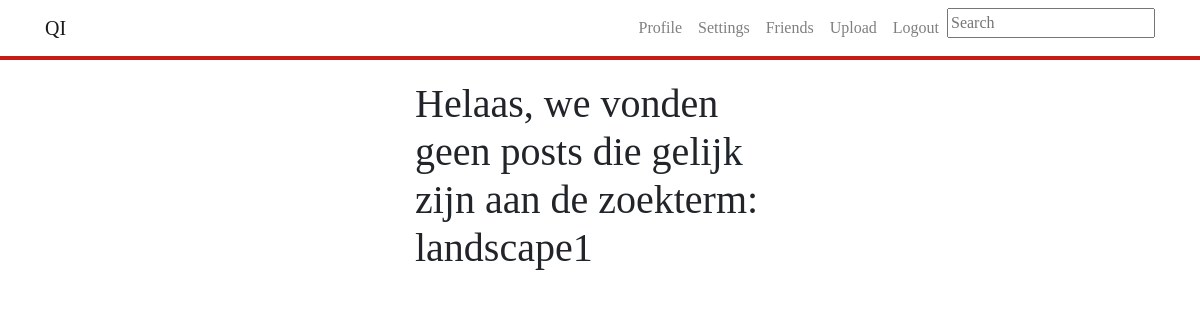
The app's page /search.php?txtSearch=landscape1 (signed in), older data.
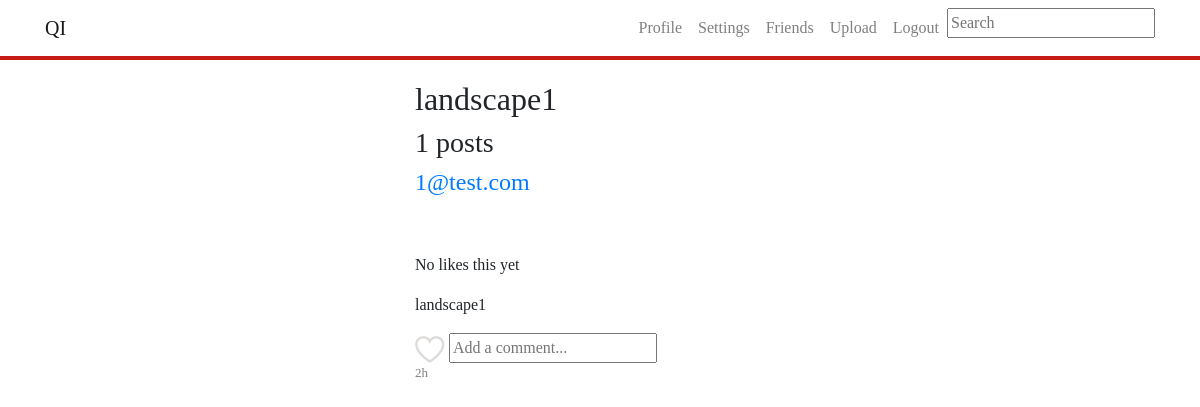
The same page, newer data.
### tables this page shows
CREATE TABLE `posts` (
  `id` int(11) NOT NULL,
  `filelocation` varchar(500) NOT NULL,
  `imageuserid` int(11) NOT NULL,
  `besch` varchar(500) NOT NULL,
  `user` varchar(500) NOT NULL,
  `timestamp` timestamp NOT NULL DEFAULT CURRENT_TIMESTAMP ON UPDATE CURRENT_TIMESTAMP,
  `filter` varchar(20) NOT NULL,
  `location` varchar(255) NOT NULL
);

### classes/postDetails.class.php (called while the page is built, shortened)
<?php
class postDetails{
    public function getPostHour($id){
        $conn = Db::getInstance();
        $postTime = $conn->prepare("SELECT timestamp FROM posts WHERE id = :id");
        $postTime->bindValue(':id', $id);
        $postTime->execute();
        $postTime = $postTime->fetch(PDO::FETCH_ASSOC);
        $currentTime = strtotime(date('Y-m-d H:i:s'));
        $postedTime = strtotime($postTime['timestamp']);
        $difference = $currentTime - $postedTime;
        $days = $difference/60/60/24;
        $hour = $difference/(60*60);
        $minutes = (abs($difference)/60);
        if(number_format($minutes, 0) < 1)
        {
            $result = "A moment ago";
        }
        elseif(number_format($hour, 0) < 1)
        {
            $result = number_format($minutes, 0). " minutes ago" ;
        }
        elseif(number_format($hour, 0) < 24)
        {
            $result = number_format($hour, 0)."h";
        }
        else
        {
            $result = number_format($days, 0)." days ago";
        }
        return $result;
    }
    public function likeCheck($postid){
        $conn = Db::getInstance();
        $likeSenderID = $_SESSION['userid'];
        $likeCheck = $conn->prepare("SELECT * FROM likes WHERE likeimageid = $postid AND likesendid = $likeSenderID");
        $likeCheck->execute();
        if ($likeCheck->rowCount() == 1) {
            return true;
        }
        else{return false;}
    }
    public function getLikes($postid){
    $conn = Db::getInstance();
        $likeCount = $conn->prepare("SELECT likeimageid FROM likes WHERE likeimageid = :likeimageid");
        $likeCount->bindValue(":likeimageid", $postid);
        $likeCount->execute();
        $result = $likeCount->rowCount();
        return $result;
    }
}
?>

### search.php (the view, shortened to what this page needs)
<?php
include_once ('classes/postDetails.class.php');
include_once ('classes/User.class.php');
if(isset($_GET['txtSearch'])) {
    $conn = Db::getInstance();
    $searchKeyword = $_GET['txtSearch'];
    $results = array();
    $statement = $conn->prepare("SELECT * FROM posts WHERE besch LIKE :keywords OR user LIKE :keywords ORDER BY id DESC");
    $statement->bindValue(':keywords', '%' . $searchKeyword . '%');
    $statement->execute();
    if($statement->rowCount() >= 1){
        $results = $statement->fetchAll();
        $countPosts = $statement->rowCount();
    }
    else
    {
        $errorMessage = "Helaas, we vonden geen posts die gelijk zijn aan de zoekterm: ".$_GET['txtSearch'];
    }
}
?><!doctype html>
<html lang="en">
<head>
    <link rel="stylesheet" href="css/feed.css">
    <link rel="stylesheet" href="https://maxcdn.bootstrapcdn.com/bootstrap/4.0.0/css/bootstrap.min.css">
</head>
<?php include_once("includes/nav.inc.php"); ?>
<body>
<div class="indexFeed col-lg-4 mx-auto" style="margin-top: 80px;font-family: Oswald;">
    <h1><?php if(isset($errorMessage)){ echo $errorMessage;} ?></h1>
    <h2><?php if(isset($countPosts)){echo $_GET['txtSearch'];} ?></h2>
    <h3><?php if(isset($countPosts)){echo "<span>".$countPosts."</span>"." posts";} ?></h3>
        <?php foreach($results as $res): ?>
    <div class="post__user" >
        <h4 class=""><a class="" href="profile.php?userID=<?php echo $res['imageuserid'];?>"><?php echo $res['user']?></a></h4>
    </div>
    <div class="">
    </div>
    <p>
        <?php
        $likeCounter = new postDetails();
        $likes = $likeCounter->getLikes($res['id']);
        if($likes == 0) {
            echo "No likes this yet";
        }
        elseif($likes == 1)
        {
            echo $likes." Like";
        }
        else
        {
            echo $likes." Likes";
        }
        ?>
    </p>
    <div style="padding: auto;">
        <div class="card-text">
            <p><?php echo $res['besch']?></p>
        </div>
            <?php
            $like = new postDetails();
            $likeCheck = $like->likeCheck($res['id']);
            if($likeCheck)
            {
                $source = "images/heart_filled.png";
                $class = "btnUnlike";
            }
            else
            {
                $source = "images/heart_blank.png";
                $class = "btnLike";
            }
            ?>
    </div>
    <form>
        <img class="likeHeart <?php echo $class; ?> "src="<?php echo $source; ?>" alt="like"
             value="<?php echo $res['id'] ?>">
        <input class="commentField<?php echo $i; ?>" type="text" name="commentField" placeholder="Add a comment...">
    </form>
    <p style="color: grey;font-size: small;">
        <?php
        $timestamp = new postDetails();
        $timestamp = $timestamp->getPostHour($res['id']);
        echo $timestamp;
        ?>
    </p>
    <?php endforeach;?>
</body>
</html>

### includes/nav.inc.php (shortened to what this page needs)
<!doctype html>
<html lang="en">
<head>
    <link rel="stylesheet" href="https://maxcdn.bootstrapcdn.com/bootstrap/4.0.0/css/bootstrap.min.css">
</head>
<body">
<nav style="background-color: white; border-bottom: #c61c18 solid 4px; font-family: Oswald;"; class="navbar navbar-expand-lg navbar-light fixed-top" id="">
    <div class="container">
        <a class="navbar-brand" href="index.php">QI</a>
        <div class="collapse navbar-collapse" id="navbarResponsive">
    <ul class="navbar-nav ml-auto">
        <li class="nav-item">
            <a class="nav-link" href="profile.php?userID=<?php echo $_SESSION['userid'];?>">Profile</a>
        </li>
        <li class="nav-item">
            <a class="nav-link" href="Accountsettings.php">Settings</a>
        </li>
        <li class="nav-item">
            <a class="nav-link" href="friendlist.php">Friends</a>
        </li>
        <li class="nav-item">
            <a class="nav-link" href="imageupload.php">Upload</a>
        </li>
        <li class="nav-item">
            <a class="nav-link" href="includes/logout.inc.php">Logout</a>
        </li>
        <li class="nav-item">
            <div class="searchBar">
                <form name="formSearch" method="get" action="search.php">
                    <span><input id="txtSearch" type="text" name="txtSearch" placeholder="Search" required></span>
                </form>
            </div>
        </li>
    </ul>
        </div>
    </div>
</nav>
</body>
</html>

### css/feed.css (style rules this page uses)
.container { font-family: Oswald; }

Row changes from the older to the newer data that the page shows:
added posts: user "1@test.com", besch "landscape1", timestamp "2h"
Text that changed along with them:
$_GET['txtSearch']: (not shown) → "landscape1"
$countPosts: (not shown) → "1"
$errorMessage: "Helaas, we vonden geen posts die gelijk zijn aan de zoekterm: landscape1" → (not shown)
text now shown: "posts"
